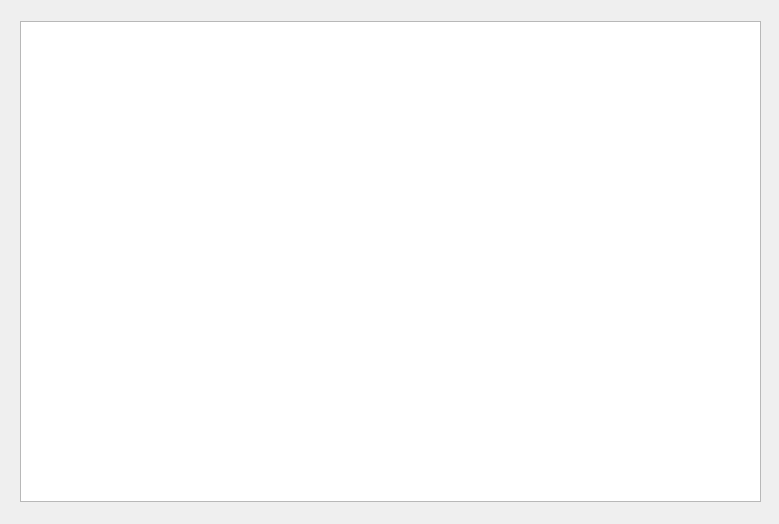
<?xml version="1.0" encoding="UTF-8"?>
<ui version="4.0">
 <class>Form</class>
 <widget class="QWidget" name="Form">
  <property name="geometry">
   <rect>
    <x>0</x>
    <y>0</y>
    <width>779</width>
    <height>524</height>
   </rect>
  </property>
  <property name="windowTitle">
   <string>Информация о кофе</string>
  </property>
  <widget class="QTableView" name="tableView">
   <property name="geometry">
    <rect>
     <x>20</x>
     <y>21</y>
     <width>741</width>
     <height>481</height>
    </rect>
   </property>
  </widget>
 </widget>
 <resources/>
 <connections/>
</ui>
